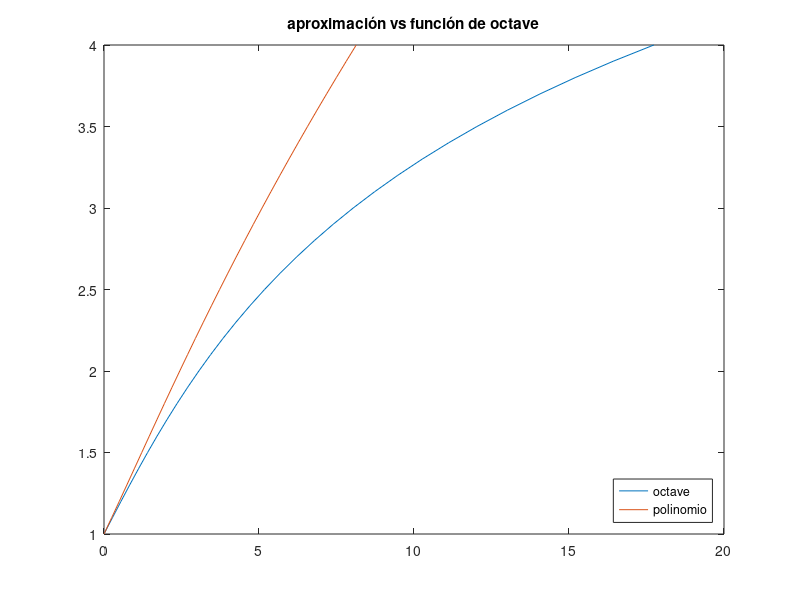

MATLAB code for this plot:
%{
Ejercicio2, Lab7
Luis Diaz; 15-10420.
%}

%{
2.a) En el documento adjunto se hayó el siguiente "polinomio" de Taylor:
        P(x) = Ln(x) - 5/4 + x + (1/4)*x^2
     De tal manera, definimos el polinomio de la siguiente manera:
%}
P1 = [1/4;1;-5/4]
P = @(x) polyval(P1,x) + log(x);
%Este es nuestro polinomio, ahora evualuamos en 1.1 y comparamos con la integral
%que ofrece octave.
F = @(x) exp(x)./x;

Y_poli = P(1.15)
Y_oct = integral(F,1,1.15)

%Ahora vamos a graficar ambas funciones en [1,4]
x = 1:0.1:4;
Y1_pol = 1:1:length(x);
Y1_oct = 1:1:length(x);
for i = 1:1:length(Y1_pol)
    Y1_pol(i) = P(x(i));
    Y1_oct(i) = integral(F,1,x(i));
endfor

figure

plot(Y1_oct,x)

hold on

plot(Y1_pol,x)
legend("octave","polinomio")
legend("Location",'southeast')
title("aproximación vs función de octave")

%{
Como vemos, las aproximaciones en este intervalo son bastante malas, y las fun-
ciones solo se parecen en un intervalo pequeño y cercano al 0.
%}
